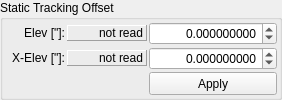
           <widget class="QGroupBox" name="groupBox_point_offset">
            <property name="sizePolicy">
             <sizepolicy hsizetype="Preferred" vsizetype="Preferred">
              <horstretch>0</horstretch>
              <verstretch>0</verstretch>
             </sizepolicy>
            </property>
            <property name="title">
             <string>Static Tracking Offset</string>
            </property>
            <layout class="QGridLayout" name="gridLayout_19">
             <property name="leftMargin">
              <number>2</number>
             </property>
             <property name="topMargin">
              <number>2</number>
             </property>
             <property name="rightMargin">
              <number>2</number>
             </property>
             <property name="bottomMargin">
              <number>2</number>
             </property>
             <property name="spacing">
              <number>2</number>
             </property>
             <item row="0" column="0">
              <widget class="QLabel" name="label_42">
               <property name="sizePolicy">
                <sizepolicy hsizetype="Fixed" vsizetype="Fixed">
                 <horstretch>0</horstretch>
                 <verstretch>0</verstretch>
                </sizepolicy>
               </property>
               <property name="minimumSize">
                <size>
                 <width>60</width>
                 <height>0</height>
                </size>
               </property>
               <property name="text">
                <string>Elev [&quot;]:</string>
               </property>
               <property name="alignment">
                <set>Qt::AlignmentFlag::AlignRight|Qt::AlignmentFlag::AlignTrailing|Qt::AlignmentFlag::AlignVCenter</set>
               </property>
              </widget>
             </item>
             <item row="0" column="1">
              <widget class="QLabel" name="opcua_offset_elev">
               <property name="sizePolicy">
                <sizepolicy hsizetype="MinimumExpanding" vsizetype="Fixed">
                 <horstretch>0</horstretch>
                 <verstretch>0</verstretch>
                </sizepolicy>
               </property>
               <property name="minimumSize">
                <size>
                 <width>80</width>
                 <height>0</height>
                </size>
               </property>
               <property name="frameShape">
                <enum>QFrame::Shape::Panel</enum>
               </property>
               <property name="frameShadow">
                <enum>QFrame::Shadow::Raised</enum>
               </property>
               <property name="text">
                <string>not read</string>
               </property>
               <property name="alignment">
                <set>Qt::AlignmentFlag::AlignRight|Qt::AlignmentFlag::AlignTrailing|Qt::AlignmentFlag::AlignVCenter</set>
               </property>
               <property name="opcua" stdset="0">
                <string>Tracking.Status.act_statOffset_value_El</string>
               </property>
              </widget>
             </item>
             <item row="1" column="1">
              <widget class="QLabel" name="opcua_offset_xelev">
               <property name="sizePolicy">
                <sizepolicy hsizetype="Preferred" vsizetype="Fixed">
                 <horstretch>0</horstretch>
                 <verstretch>0</verstretch>
                </sizepolicy>
               </property>
               <property name="frameShape">
                <enum>QFrame::Shape::Panel</enum>
               </property>
               <property name="frameShadow">
                <enum>QFrame::Shadow::Raised</enum>
               </property>
               <property name="text">
                <string>not read</string>
               </property>
               <property name="alignment">
                <set>Qt::AlignmentFlag::AlignRight|Qt::AlignmentFlag::AlignTrailing|Qt::AlignmentFlag::AlignVCenter</set>
               </property>
               <property name="opcua" stdset="0">
                <string>Tracking.Status.act_statOffset_value_Xel</string>
               </property>
              </widget>
             </item>
             <item row="1" column="0">
              <widget class="QLabel" name="label_43">
               <property name="sizePolicy">
                <sizepolicy hsizetype="Preferred" vsizetype="Fixed">
                 <horstretch>0</horstretch>
                 <verstretch>0</verstretch>
                </sizepolicy>
               </property>
               <property name="text">
                <string>X-Elev [&quot;]:</string>
               </property>
               <property name="alignment">
                <set>Qt::AlignmentFlag::AlignRight|Qt::AlignmentFlag::AlignTrailing|Qt::AlignmentFlag::AlignVCenter</set>
               </property>
              </widget>
             </item>
             <item row="1" column="2">
              <widget class="LimitedDisplaySpinBox" name="spinbox_offset_xelev">
               <property name="sizePolicy">
                <sizepolicy hsizetype="Minimum" vsizetype="MinimumExpanding">
                 <horstretch>0</horstretch>
                 <verstretch>0</verstretch>
                </sizepolicy>
               </property>
               <property name="minimumSize">
                <size>
                 <width>0</width>
                 <height>16</height>
                </size>
               </property>
               <property name="alignment">
                <set>Qt::AlignmentFlag::AlignRight|Qt::AlignmentFlag::AlignTrailing|Qt::AlignmentFlag::AlignVCenter</set>
               </property>
               <property name="decimals">
                <number>9</number>
               </property>
               <property name="minimum">
                <double>-36000.000000000000000</double>
               </property>
               <property name="maximum">
                <double>36000.000000000000000</double>
               </property>
               <property name="singleStep">
                <double>0.100000000000000</double>
               </property>
               <property name="opcua" stdset="0">
                <string>Tracking.Status.act_statOffset_value_Xel</string>
               </property>
              </widget>
             </item>
             <item row="0" column="2">
              <widget class="LimitedDisplaySpinBox" name="spinbox_offset_elev">
               <property name="sizePolicy">
                <sizepolicy hsizetype="Minimum" vsizetype="MinimumExpanding">
                 <horstretch>0</horstretch>
                 <verstretch>0</verstretch>
                </sizepolicy>
               </property>
               <property name="minimumSize">
                <size>
                 <width>0</width>
                 <height>16</height>
                </size>
               </property>
               <property name="alignment">
                <set>Qt::AlignmentFlag::AlignRight|Qt::AlignmentFlag::AlignTrailing|Qt::AlignmentFlag::AlignVCenter</set>
               </property>
               <property name="decimals">
                <number>9</number>
               </property>
               <property name="minimum">
                <double>-36000.000000000000000</double>
               </property>
               <property name="maximum">
                <double>36000.000000000000000</double>
               </property>
               <property name="singleStep">
                <double>0.100000000000000</double>
               </property>
               <property name="opcua" stdset="0">
                <string>Tracking.Status.act_statOffset_value_El</string>
               </property>
              </widget>
             </item>
             <item row="2" column="2">
              <widget class="QPushButton" name="button_static_offset_apply">
               <property name="sizePolicy">
                <sizepolicy hsizetype="Minimum" vsizetype="MinimumExpanding">
                 <horstretch>0</horstretch>
                 <verstretch>0</verstretch>
                </sizepolicy>
               </property>
               <property name="minimumSize">
                <size>
                 <width>0</width>
                 <height>22</height>
                </size>
               </property>
               <property name="toolTip">
                <string>Apply the input static pointing offsets (write it to the DSC).</string>
               </property>
               <property name="text">
                <string>Apply</string>
               </property>
               <property name="opcua" stdset="0">
                <string/>
               </property>
              </widget>
             </item>
            </layout>
           </widget>
